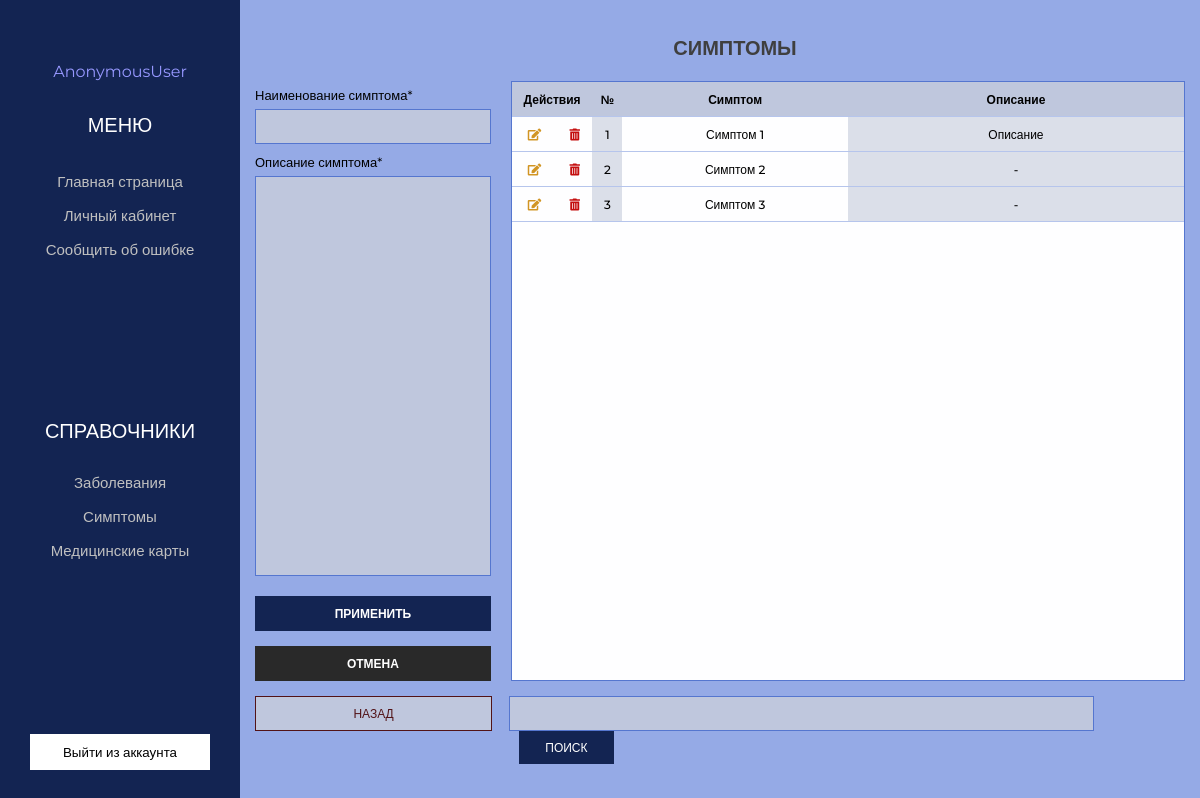
The page /symptom on the database as committed earlier.
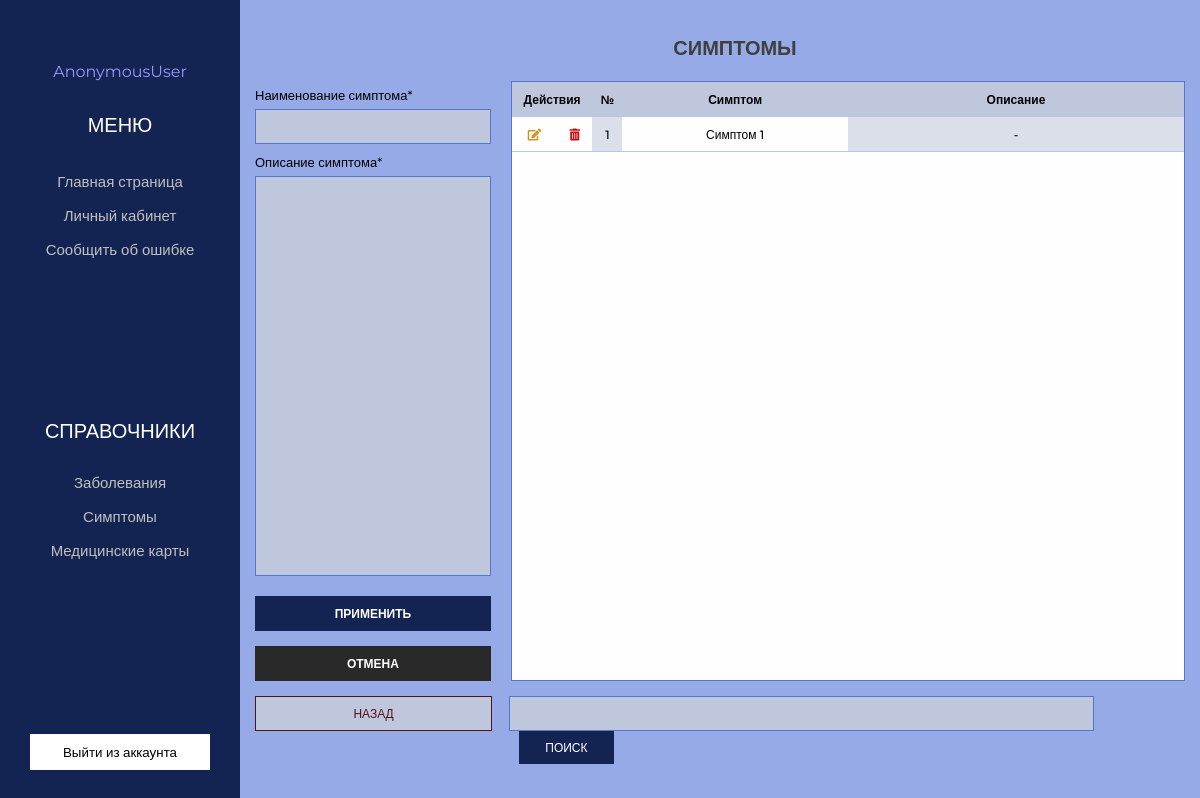
The same page on the database as committed later.
### app/models.py (models this page shows, shortened)
class Symptom(models.Model):
    name_symptom            = models.CharField(max_length=50, verbose_name='Наименование симптома', null=False)
    description_symptom     = models.CharField(max_length=200, verbose_name='Описание симптома', null=False)
    class Meta:
        verbose_name            = "Симптом"
        verbose_name_plural     = "Симптомы"

### app/views.py (the view)
# urls.py: path('symptom', views.symptom, name='symptom'),
def symptom(request):
    error = ''
    search_query = request.GET.get('search','')
    if search_query:
        elements = Symptom.objects.filter(Q(name_symptom__icontains=search_query) |
        Q(description_symptom__icontains=search_query))
    else:
        elements = Symptom.objects.all()
    if request.method == 'POST':
        form = SymptomForm(request.POST)
        if form.is_valid():
            form.save()
        else:
            error = 'Возникла ошибка'
    form = SymptomForm()
    context = {'elements': elements, 'form': form}
    return render(request, 'app/doctor/Symptom.html', context)

### app/forms.py
class SymptomForm(ModelForm):
    class Meta:
        model = Symptom
        fields = '__all__'
        widgets = {
            "name_symptom": TextInput(attrs={
            'class': 'input_text'
            }),
            "description_symptom": Textarea(attrs={
            'class': 'input_text symptom'
            })
        }

### app/templates/app/doctor/Symptom.html (shortened to what this page needs)
{% extends 'app/doctor/base_nav.html' %}
{% load static %}
{% block content %}
<section class="main">
    <div class="container">
        <div class="header">
            <div class="header_conatiner">
                <h1 class="header_title">СИМПТОМЫ</h1>
            </div>
        </div>
        <form action="{{ data.symptom }}" method="POST" class="section" name='form_name'>
            <div class="left_block">
            <div class="left_items">
                    <p class="input_title">Наименование симптома*</p>
                    {{ form.name_symptom }}
                </div>
                <div class="left_items">
                    <p class="input_title">Описание симптома*</p>
                    {{ form.description_symptom }}
                </div>
                <div class="buttons">
                        <button type="submit" class="left_button">ПРИМЕНИТЬ</button>
                        <a href="{% url 'symptom' %}" class="link">
                            <div class="left_button cancel">ОТМЕНА</div>
                        </a>
                </div>
            </div>
            <div class="right_block">
            {% if elements %}
                <table class="table symptom" border="0" cellspacing="0">
                    <tr class="header_table">
                        <th width="12%" colspan="2">Действия</th>
                        <th width="30px">№</th>
                        <th >Симптом</th>
                        <th width="50%">Описание</th>
                    </tr>
                        {% for el in elements %}
                        <tr class="header_table">
                            <td>
                                <a href="{% url 'symptom_update' el.id  %}"><i style="color:rgb(209, 149, 36)" class="fas fa-edit"></i></a>
                            </td>
                            <td>
                                <a href="{% url 'symptom_delete' el.id  %}"><i style="color:rgb(196, 14, 14)"  class="fas fa-trash-alt"></i></a>
                            </td>
                            <td class="color">{{ el.id }}</td>
                            <td>{{ el.name_symptom }}</td>
                            <td class="color" width="30%">{{ el.description_symptom }}</td>
                        </tr>
                        {% endfor %}
                    {% else %}
                    <tr class="header_table">
                    <td width=90%><p style="margin:20px 20px 20px 20px" class="input_title">У вас нет записей</p></td>
                    </tr>
                    {% endif %}
                </table>
            </div>
        </form>
        <form action="{% url 'symptom' %}" method="GET">
            <div class="bottom_panel">
                <a href="#" class="back">НАЗАД</a>
                <div class="search_panel">
                    <input type="text" class="search" name="search" />
                    <button type="submit" class="bottom_button">ПОИСК</button>
                </div>
            </div>
        </form>
    </div>
</section>
{% endblock content %}

Rows that differ between the two databases and show on the page:
removed Symptom: id "2", name_symptom "Симптом 2", description_symptom "-"
removed Symptom: id "3", name_symptom "Симптом 3", description_symptom "-"
changed Symptom "Симптом 1": description_symptom "Описание" → "-"
